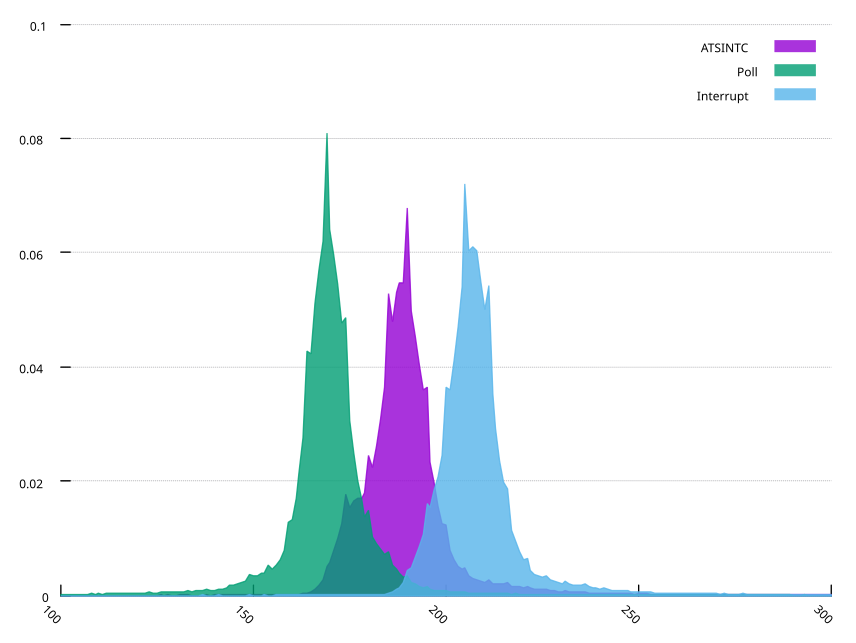

The gnuplot source for this figure:
set boxwidth 1
set noborder
set grid ytics
set xrange [100:300]
set xtics nomirror
set ytics nomirror
set xtics 50
set yrange [0: 0.1]
set xtics rot by -45 offset -2, 0
# set xlabel "Latency({/symbol \155}s)"
# set ylabel "Probability Density"

datafile0 = 'atsintc0/atsintc_delay_freq.dat'
datafile1 = 'poll0/poll_delay_freq.dat'
datafile2 = 'intr0/intr_delay_freq.dat'


set style fill transparent solid 0.8 border -2
plot datafile0 using 1:2 smooth frequency w filledcurves t "ATSINTC", \
    datafile1 using 1:2 smooth frequency w filledcurves t "Poll", \
    datafile2 using 1:2 smooth frequency w filledcurves t "Interrupt", \
